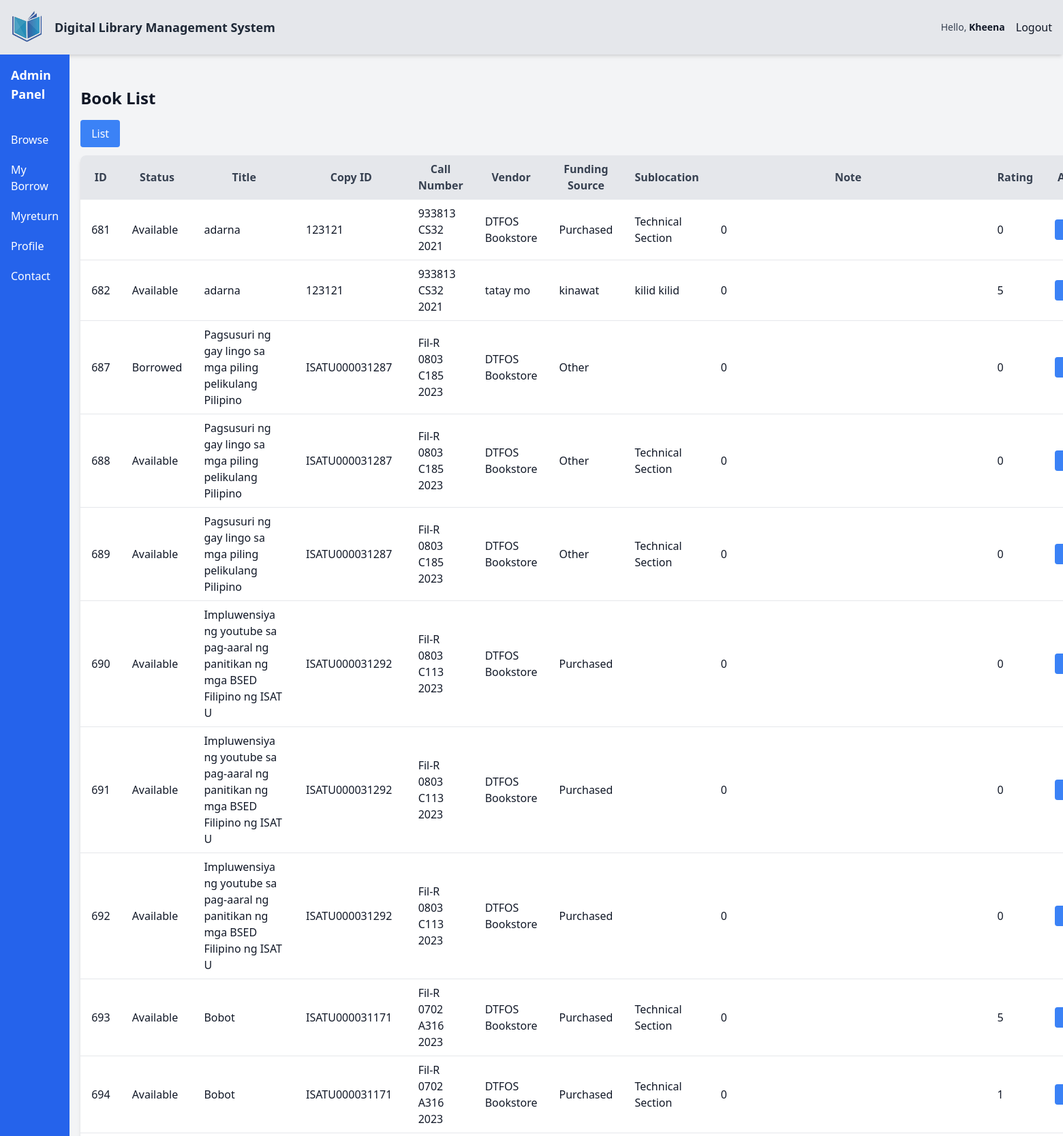
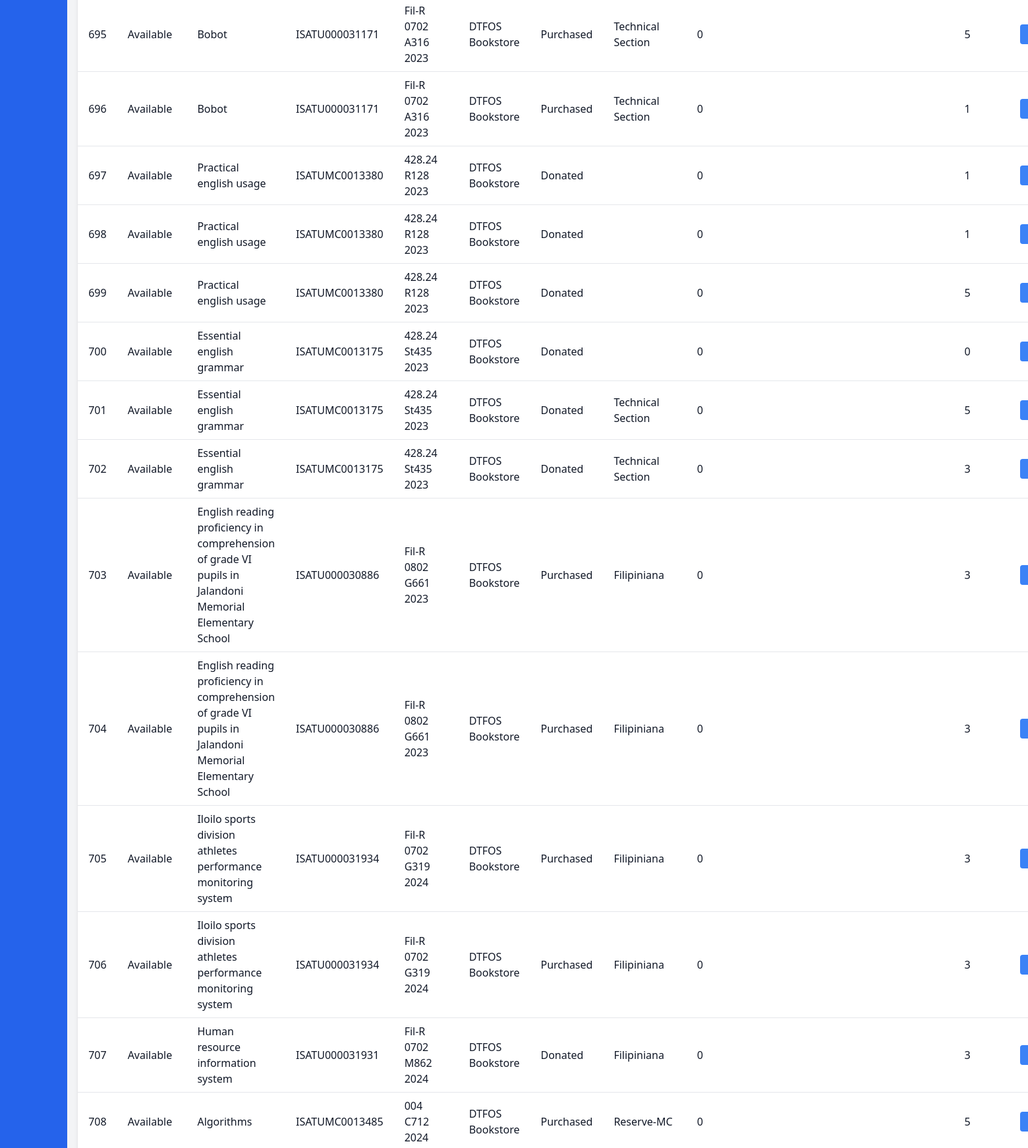
The app's page /dashboard/student/BookList.php (signed in, upper part) with its own data (2 pictures, top to bottom).
### tables this page shows
CREATE TABLE `contact` (
  `IDno` varchar(11) NOT NULL,
  `email1` varchar(100) DEFAULT NULL,
  `con1` varchar(20) DEFAULT NULL
);

CREATE TABLE `users_info` (
  `IDno` varchar(11) NOT NULL,
  `Fname` varchar(50) DEFAULT NULL,
  `Sname` varchar(50) DEFAULT NULL,
  `Mname` varchar(50) DEFAULT NULL,
  `Ename` varchar(50) DEFAULT NULL,
  `gender` varchar(10) DEFAULT NULL,
  `photo` varchar(255) DEFAULT NULL
);

CREATE TABLE `book_copies` (
  `ID` int(11) NOT NULL,
  `book_id` varchar(50) NOT NULL,
  `copy_ID` varchar(50) NOT NULL,
  `B_title` varchar(255) NOT NULL,
  `status` enum('Available','Borrowed','Reserve') DEFAULT NULL,
  `callNumber` varchar(50) DEFAULT NULL,
  `circulationType` varchar(50) DEFAULT NULL,
  `dateAcquired` date DEFAULT NULL,
  `description1` text DEFAULT NULL,
  `description2` text DEFAULT NULL,
  `description3` text DEFAULT NULL,
  `number1` int(11) DEFAULT NULL,
  `number2` int(11) DEFAULT NULL,
  `number3` int(11) DEFAULT NULL,
  `Sublocation` varchar(100) DEFAULT NULL,
  `vendor` varchar(100) DEFAULT NULL,
  `fundingSource` varchar(100) DEFAULT NULL,
  `rating` int(11) NOT NULL DEFAULT 0,
  `note` varchar(50) NOT NULL
);

### dashboard/config.php (called while the page is built, shortened)
<?php
$db_host = 'localhost';
$db_username = 'root';
$db_password = '';
$db_name = 'dlms';
$conn = mysqli_connect($db_host, $db_username, $db_password, $db_name);
$idno = isset($_SESSION['admin']) ? $_SESSION['admin']['IDno'] :
       (isset($_SESSION['student']) ? $_SESSION['student']['IDno'] : $_SESSION['librarian']['IDno']);
$combinedQuery = "
    SELECT
        contact.email1, contact.con1,
        address.municipality, address.barangay, address.province, address.DOB,
        users_info.Fname, users_info.Sname, users_info.IDno, users_info.Mname, users_info.Ename, users_info.gender, users_info.photo,
        user_details.college, user_details.course, user_details.yrLVL, user_details.A_LVL, user_details.status
    FROM contact
    JOIN address ON contact.IDno = address.IDno
    JOIN users_info ON contact.IDno = users_info.IDno
    JOIN user_details ON contact.IDno = user_details.IDno
    WHERE contact.IDno = ?
";
$stmt = $conn->prepare($combinedQuery);
$stmt->bind_param("s", $idno);
$stmt->execute();
$result = $stmt->get_result();
$userData = $result->fetch_assoc();
?>

### dashboard/student/BookList.php (the view, shortened to what this page needs)
<?php
include '../config.php';
$book_title = isset($_GET['title']) ? $_GET['title'] : '';
$sql = "SELECT * FROM book_copies";
$stmt = $conn->prepare($sql);
$stmt->execute();
$result = $stmt->get_result();
?>
<!DOCTYPE html>
<html lang="en">
<head>
    <script src="https://cdn.tailwindcss.com"></script>
</head>
<body class="flex flex-col min-h-screen bg-gray-100 text-gray-900">
    <?php include 'include/header.php'; ?>
    <main class="flex ">
        <?php include 'include/sidebar.php'; ?>
        <div class="flex-grow">
            <div class="container mx-auto p-4 pt-6 mt-6">
            <h2 class="text-2xl font-semibold mb-4">Book List</h2>
            <a href="ViewBook.php?title=<?php echo urlencode($book_title); ?>" class="inline-block bg-blue-500 text-white py-2 px-4 rounded hover:bg-blue-600 mb-3">List</a>
            <table class="min-w-full table-auto bg-white shadow-md rounded-lg overflow-hidden">
                <thead>
                    <tr class="bg-gray-200 text-gray-700">
                        <th class="py-2 px-4 border-b">ID</th>
                        <th class="py-2 px-4 border-b">Status</th>
                        <th class="py-2 px-4 border-b">Title</th>
                        <th class="py-2 px-4 border-b">Copy ID</th>
                        <th class="py-2 px-4 border-b">Call Number</th>
                        <th class="py-2 px-4 border-b">Vendor</th>
                        <th class="py-2 px-4 border-b">Funding Source</th>
                        <th class="py-2 px-4 border-b">Sublocation</th>
                        <th class="py-2 px-4 border-b">Note</th>
                        <th class="py-2 px-4 border-b">Rating</th>
                        <th class="py-2 px-4 border-b">Action</th>
                    </tr>
                </thead>
                <tbody>
                    <?php
                    if ($result && $result->num_rows > 0) {
                        while ($row = $result->fetch_assoc()) {
                            echo "<tr class='border-b hover:bg-gray-50'>
                                <td class='py-2 px-4'>" . htmlspecialchars($row['ID']) . "</td>
                                <td class='py-2 px-4'>" . htmlspecialchars($row['status']) . "</td>
                                <td class='py-2 px-4'>" . htmlspecialchars($row['B_title']) . "</td>
                                <td class='py-2 px-4'>" . htmlspecialchars($row['copy_ID']) . "</td>
                                <td class='py-2 px-4'>" . htmlspecialchars($row['callNumber']) . "</td>
                                <td class='py-2 px-4'>" . htmlspecialchars($row['vendor']) . "</td>
                                <td class='py-2 px-4'>" . htmlspecialchars($row['fundingSource']) . "</td>
                                <td class='py-2 px-4'>" . htmlspecialchars($row['Sublocation']) . "</td>
                                <td class='py-2 px-4'>" . htmlspecialchars($row['note']) . "</td>
                                <td class='py-2 px-4'>" . htmlspecialchars($row['rating']) . "</td>
                                <td class='py-2 px-4'>
                                    <a href='ViewCopy.php?ID=" . urlencode($row['ID']) . "' class='bg-blue-500 text-white py-1 px-3 rounded hover:bg-blue-600'>View</a>
                                </td>
                            </tr>";
                        }
                    } else {
                        echo "<tr><td colspan='11' class='py-2 px-4 text-center'>No books available.</td></tr>";
                    }
                    ?>
                </tbody>
            </table>
        </div>
        </div>
    </main>
</body>
</html>

### dashboard/student/include/header.php (shortened to what this page needs)
<div class="flex items-center justify-between bg-gray-200 p-4 shadow-md">
    <div class="flex items-center">
        <a href="#">
            <img src="../../Registration/pic/logo wu.png" alt="Logo" class="h-12 w-12 mr-4">
        </a>
        <strong class="text-lg font-semibold text-gray-800">
            Digital Library Management System
        </strong>
    </div>
    <div class="flex items-center space-x-4">
        <?php if ($userData): ?>
            <span class="text-sm text-gray-700 font-medium">Hello,
                <a href="student.php"><strong class="text-gray-900"><?php echo htmlspecialchars($userData['Fname']); ?></a></strong>
            </span>
        <?php else: ?>
            <span class="text-sm text-gray-700 font-medium">Hello, <strong class="text-gray-900">Guest</strong></span>
        <?php endif; ?>
        <label for=""><a href="../logout.php" id="logoutBtn"> Logout</a></label>
    </div>
</div>

### records on screen
contact: IDno.Fname "Kheena"
book_copies: ID "681", status "Available", B_title "adarna", copy_ID "123121", callNumber "933813 CS32 2021", vendor "DTFOS Bookstore", fundingSource "Purchased", Sublocation "Technical Section", note "0", rating "0"
book_copies: ID "682", status "Available", B_title "adarna", copy_ID "123121", callNumber "933813 CS32 2021", vendor "tatay mo", fundingSource "kinawat", Sublocation "kilid kilid", note "0", rating "5"
book_copies: ID "687", status "Borrowed", B_title "Pagsusuri ng gay lingo sa mga piling pelikulang Pilipino", copy_ID "ISATU000031287", callNumber "Fil-R 0803 C185 2023", vendor "DTFOS Bookstore", fundingSource "Other", note "0", rating "0"
book_copies: ID "688", status "Available", B_title "Pagsusuri ng gay lingo sa mga piling pelikulang Pilipino", copy_ID "ISATU000031287", callNumber "Fil-R 0803 C185 2023", vendor "DTFOS Bookstore", fundingSource "Other", Sublocation "Technical Section", note "0", rating "0"
book_copies: ID "689", status "Available", B_title "Pagsusuri ng gay lingo sa mga piling pelikulang Pilipino", copy_ID "ISATU000031287", callNumber "Fil-R 0803 C185 2023", vendor "DTFOS Bookstore", fundingSource "Other", Sublocation "Technical Section", note "0", rating "0"
book_copies: ID "690", status "Available", B_title "Impluwensiya ng youtube sa pag-aaral ng panitikan ng mga BSED Filipino ng ISAT U", copy_ID "ISATU000031292", callNumber "Fil-R 0803 C113 2023", vendor "DTFOS Bookstore", fundingSource "Purchased", note "0", rating "0"
book_copies: ID "691", status "Available", B_title "Impluwensiya ng youtube sa pag-aaral ng panitikan ng mga BSED Filipino ng ISAT U", copy_ID "ISATU000031292", callNumber "Fil-R 0803 C113 2023", vendor "DTFOS Bookstore", fundingSource "Purchased", note "0", rating "0"
book_copies: ID "692", status "Available", B_title "Impluwensiya ng youtube sa pag-aaral ng panitikan ng mga BSED Filipino ng ISAT U", copy_ID "ISATU000031292", callNumber "Fil-R 0803 C113 2023", vendor "DTFOS Bookstore", fundingSource "Purchased", note "0", rating "0"
book_copies: ID "693", status "Available", B_title "Bobot", copy_ID "ISATU000031171", callNumber "Fil-R 0702 A316 2023", vendor "DTFOS Bookstore", fundingSource "Purchased", Sublocation "Technical Section", note "0", rating "5"
book_copies: ID "694", status "Available", B_title "Bobot", copy_ID "ISATU000031171", callNumber "Fil-R 0702 A316 2023", vendor "DTFOS Bookstore", fundingSource "Purchased", Sublocation "Technical Section", note "0", rating "1"
book_copies: ID "695", status "Available", B_title "Bobot", copy_ID "ISATU000031171", callNumber "Fil-R 0702 A316 2023", vendor "DTFOS Bookstore", fundingSource "Purchased", Sublocation "Technical Section", note "0", rating "5"
book_copies: ID "696", status "Available", B_title "Bobot", copy_ID "ISATU000031171", callNumber "Fil-R 0702 A316 2023", vendor "DTFOS Bookstore", fundingSource "Purchased", Sublocation "Technical Section", note "0", rating "1"
book_copies: ID "697", status "Available", B_title "Practical english usage", copy_ID "ISATUMC0013380", callNumber "428.24 R128 2023", vendor "DTFOS Bookstore", fundingSource "Donated", note "0", rating "1"
book_copies: ID "698", status "Available", B_title "Practical english usage", copy_ID "ISATUMC0013380", callNumber "428.24 R128 2023", vendor "DTFOS Bookstore", fundingSource "Donated", note "0", rating "1"
book_copies: ID "699", status "Available", B_title "Practical english usage", copy_ID "ISATUMC0013380", callNumber "428.24 R128 2023", vendor "DTFOS Bookstore", fundingSource "Donated", note "0", rating "5"
book_copies: ID "700", status "Available", B_title "Essential english grammar", copy_ID "ISATUMC0013175", callNumber "428.24 St435 2023", vendor "DTFOS Bookstore", fundingSource "Donated", note "0", rating "0"
book_copies: ID "701", status "Available", B_title "Essential english grammar", copy_ID "ISATUMC0013175", callNumber "428.24 St435 2023", vendor "DTFOS Bookstore", fundingSource "Donated", Sublocation "Technical Section", note "0", rating "5"
book_copies: ID "702", status "Available", B_title "Essential english grammar", copy_ID "ISATUMC0013175", callNumber "428.24 St435 2023", vendor "DTFOS Bookstore", fundingSource "Donated", Sublocation "Technical Section", note "0", rating "3"
book_copies: ID "703", status "Available", B_title "English reading proficiency in comprehension of grade VI pupils in Jalandoni Memorial Elementary School", copy_ID "ISATU000030886", callNumber "Fil-R 0802 G661 2023", vendor "DTFOS Bookstore", fundingSource "Purchased", Sublocation "Filipiniana", note "0", rating "3"
book_copies: ID "704", status "Available", B_title "English reading proficiency in comprehension of grade VI pupils in Jalandoni Memorial Elementary School", copy_ID "ISATU000030886", callNumber "Fil-R 0802 G661 2023", vendor "DTFOS Bookstore", fundingSource "Purchased", Sublocation "Filipiniana", note "0", rating "3"
book_copies: ID "705", status "Available", B_title "Iloilo sports division athletes performance monitoring system", copy_ID "ISATU000031934", callNumber "Fil-R 0702 G319 2024", vendor "DTFOS Bookstore", fundingSource "Purchased", Sublocation "Filipiniana", note "0", rating "3"
book_copies: ID "706", status "Available", B_title "Iloilo sports division athletes performance monitoring system", copy_ID "ISATU000031934", callNumber "Fil-R 0702 G319 2024", vendor "DTFOS Bookstore", fundingSource "Purchased", Sublocation "Filipiniana", note "0", rating "3"
book_copies: ID "707", status "Available", B_title "Human resource information system", copy_ID "ISATU000031931", callNumber "Fil-R 0702 M862 2024", vendor "DTFOS Bookstore", fundingSource "Donated", Sublocation "Filipiniana", note "0", rating "3"
book_copies: ID "708", status "Available", B_title "Algorithms", copy_ID "ISATUMC0013485", callNumber "004 C712 2024", vendor "DTFOS Bookstore", fundingSource "Purchased", Sublocation "Reserve-MC", note "0", rating "5"
